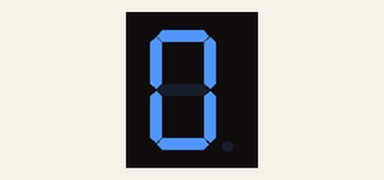
Recording of a program running on a simulated Raspberry Pi Pico running MicroPython. On the bench: 1-digit seven-segment display. The segment pins are drawn as the display they are named for.

Above: at 0.1 s.
At 2.1 s:
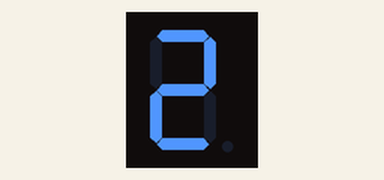
At 3.1 s:
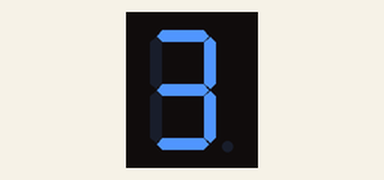
At 5.1 s:
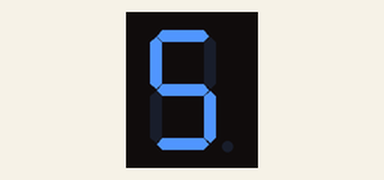
At 6.1 s:
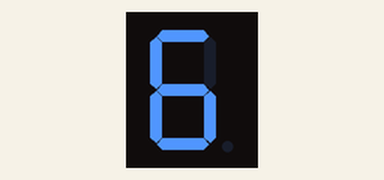
At 9.1 s:
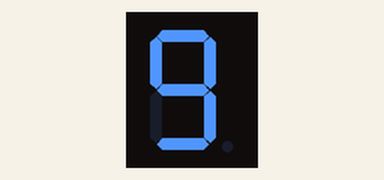

Measured:
- by itself, everything shown: repeats every 10.0 s, in 10 steps
- what the display in image 0 shows lasts 1.0 s, from 0.1 s to 1.1 s

The program:

main_CP.py
```python
# Experiment 7: Using a seven segment display
#
# A seven segment display is made of seven LEDs (segments) labelled a-g.
# Lighting different combinations of them draws the digits 0-9. This program
# counts from 0 to 9, changing digit every second.
#
#      aaa
#     f   b
#      ggg
#     e   c
#      ddd
#
# NOTE: pins are assumptions. Check them against your kit's guide and the
# display's wiring.

from machine import Pin
from time import sleep

# The GP pin for each segment, in the order a, b, c, d, e, f, g.
SEGMENT_PINS = [0, 1, 2, 3, 4, 5, 6]

# False: the display's shared pin goes to 0 V, so a 1 lights a segment.
# True:  the shared pin goes to 3.3 V, so a 0 lights a segment (inverted).
# If your digits look wrong or inverted, flip this setting.
COMMON_ANODE = False

# Which segments are lit for each digit. Each row is (a, b, c, d, e, f, g)
# where 1 = lit and 0 = off. The row position is the digit it shows.
DIGITS = [
    (1, 1, 1, 1, 1, 1, 0),  # 0
    (0, 1, 1, 0, 0, 0, 0),  # 1
    (1, 1, 0, 1, 1, 0, 1),  # 2
    (1, 1, 1, 1, 0, 0, 1),  # 3
    (0, 1, 1, 0, 0, 1, 1),  # 4
    (1, 0, 1, 1, 0, 1, 1),  # 5
    (1, 0, 1, 1, 1, 1, 1),  # 6
    (1, 1, 1, 0, 0, 0, 0),  # 7
    (1, 1, 1, 1, 1, 1, 1),  # 8
    (1, 1, 1, 1, 0, 1, 1),  # 9
]

# Make a list containing one output Pin object per segment.
segments = [Pin(p, Pin.OUT) for p in SEGMENT_PINS]


def show(digit):
    """Light the segments needed to display 'digit' (0-9)."""
    # zip() pairs each pin with its on/off value for this digit.
    for pin, on in zip(segments, DIGITS[digit]):
        # For a common-anode display, flip the value (on becomes 0).
        pin.value((not on) if COMMON_ANODE else on)


while True:
    # Count from 0 up to 9 (range(10) gives 0..9), one digit per second.
    for n in range(10):
        show(n)
        sleep(1)
```
